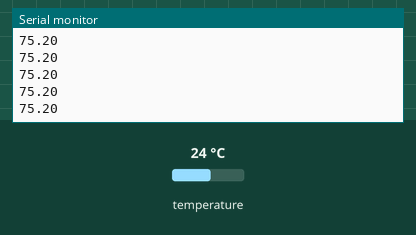
A sketch run on a simulated Arduino Uno, built with avr-gcc and run on an emulated ATmega328P. Shown: the last lines printed to the serial monitor. The inputs (shaded band) are chosen by the test bench; at power-on: temperature 24 °C.

Above: at 1.2 s.
1.3 s: temperature set to 12 °C
At 2.3 s:
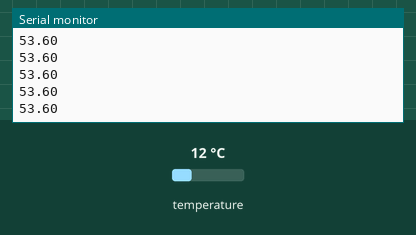
2.8 s: temperature set to 19 °C
At 3.5 s:
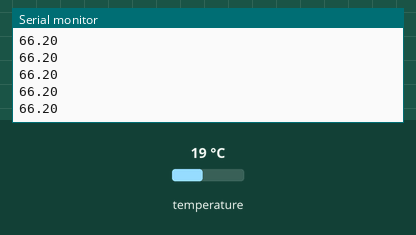
Timing chart, 0 to 5.8 s (numbered marks = the images above; inputs shaded):
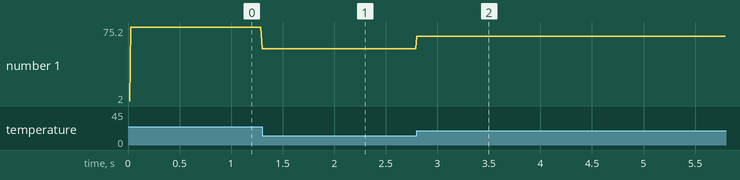

The sketch:

TempatureTest.ino
```cpp
#include <OneWire.h>
#include <DallasTemperature.h>

// Data wire is plugged into port 2 on the Arduino
#define ONE_WIRE_BUS 4

// Setup a oneWire instance to communicate with any OneWire devices (not just Maxim/Dallas temperature ICs)
OneWire oneWire(ONE_WIRE_BUS);

// Pass our oneWire reference to Dallas Temperature.
DallasTemperature sensors(&oneWire);

void setup(void)
{
  // start serial port
  Serial.begin(9600);
  sensors.begin();
  Serial.println(sensors.getDeviceCount(), DEC);
}

void loop(void){

  float value = sensors.getTempFByIndex(1);
  Serial.println(value);
}
```

Measured:
- after the input at 1.3 s, the serial monitor: prints a new line at once (image 1)
- after the input at 2.8 s, the serial monitor: prints a new line at once (image 2)
- plotted number 1: 75.2 → 53.6 after the input at 1.3 s, 53.6 → 66.2 after the input at 2.8 s
